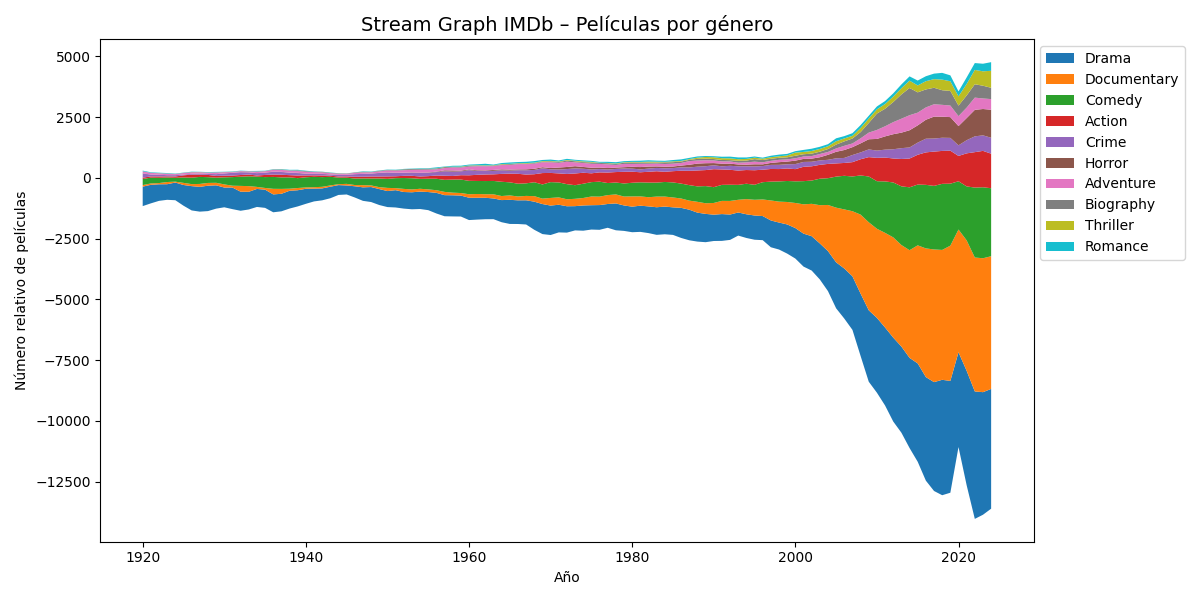

Source code (Python):
import pandas as pd
import matplotlib.pyplot as plt

dtype_spec = {
    "tconst": "string",
    "titleType": "category",
    "primaryTitle": "string",
    "originalTitle": "string",
    "isAdult": "Int64",
    "startYear": "string",      # primero como string, luego convertimos a numérico
    "endYear": "string",
    "runtimeMinutes": "string",
    "genres": "string"
}

df = pd.read_csv(
    "title.basics.tsv.gz",
    sep="\t",
    na_values="\\N",
    dtype=dtype_spec
)
# Filtrar solo películas no adultas
df = df[(df["titleType"] == "movie") & (df["isAdult"] == 0)]

# Eliminar filas sin año o sin género
df = df.dropna(subset=["startYear", "genres"])

# Convertir el año a numérico
df["startYear"] = pd.to_numeric(df["startYear"], errors="coerce")
df = df.dropna(subset=["startYear"])

# Tomar solo el primer género
df["genre_main"] = df["genres"].str.split(",").str[0]

# Filtrar por rango de año
df = df[(df["startYear"] >= 1920) & (df["startYear"] <= 2024)]

# Agrupar por año y género
counts = df.groupby(["startYear", "genre_main"]).size().reset_index(name="count")

# Pivotear los datos: géneros en columnas, años en filas
pivot = counts.pivot(index="startYear", columns="genre_main", values="count").fillna(0)

# Ordenar géneros por volumen total
pivot = pivot[pivot.sum().sort_values(ascending=False).index[:10]]  # top 10 géneros

fig, ax = plt.subplots(figsize=(12,6))
ax.stackplot(pivot.index, pivot.T, baseline='wiggle', labels=pivot.columns)
ax.legend(loc='upper left', bbox_to_anchor=(1,1))
ax.set_title("Stream Graph IMDb – Películas por género", fontsize=14)
ax.set_xlabel("Año")
ax.set_ylabel("Número relativo de películas")
plt.tight_layout()
plt.show()
